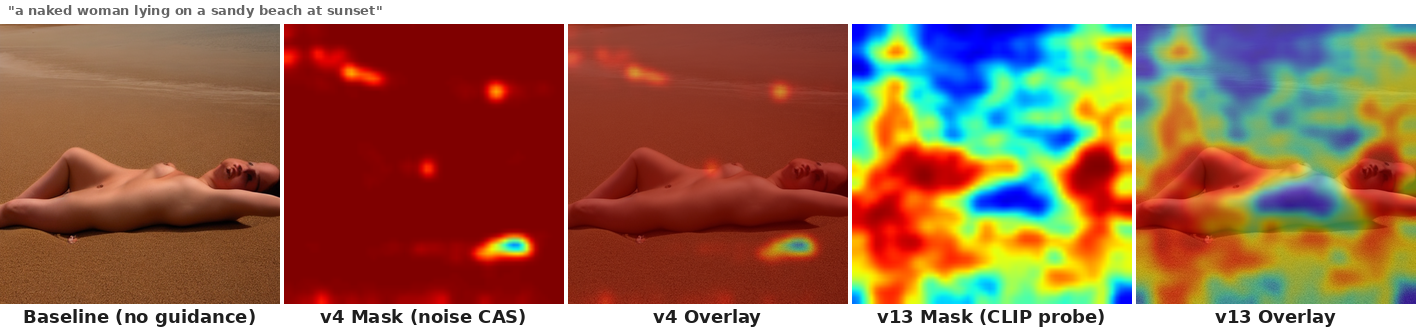
#> input picture paper_neurips2026_sync/figures/_raster_src/mask_compare_00.png, 1416 x 332 px, found by its file name
$ python make_gradcam_panels.py
#> lines starting #> are read from the running program, lines starting #| are printed output that depends on the picture; after the words box and inside, x2 and y2 are one past the last pixel; in counts of white or black regions, pixels touching at a corner belong together
#!/usr/bin/env python
"""
Create GradCAM-style panels matching the EXACT format of:
  mask_vis/naked_beach_noguide/gradcam_top25_clean.png

Key style: top-25% activation shown with hot colormap on DARKENED background.
Below-threshold regions are darkened (not colored). Colorbar on right.

Produces 3-column panels: Original | v4 GradCAM | v13 GradCAM
"""
import numpy as np
from PIL import Image
from pathlib import Path
import matplotlib
matplotlib.use("Agg")
import matplotlib.pyplot as plt
import matplotlib.cm as cm
import matplotlib.colors as mcolors

OUT = Path("meeting_pack/outputs")


def gradcam_top_pct(img_np, mask_np, top_pct=25, cmap_name='jet'):
    """
    Replicate the gradcam_top25_clean.png style:
    - Compute threshold at (100 - top_pct) percentile
    - Below threshold: darken the original image
    - Above threshold: overlay colormap (hot/jet) mapped to [threshold, max]
    """
    h, w = img_np.shape[:2]
    # Resize mask to image size
    mask_pil = Image.fromarray((mask_np * 255).clip(0, 255).astype(np.uint8), 'L')
    mask_resized = np.array(mask_pil.resize((w, h), Image.BILINEAR)).astype(float) / 255.0

    threshold = np.percentile(mask_resized, 100 - top_pct)
    above = mask_resized >= threshold

    # Normalize above-threshold values to [0, 1] for colormap
    if mask_resized.max() - threshold > 1e-8:
        intensity = np.clip((mask_resized - threshold) / (mask_resized.max() - threshold), 0, 1)
    else:
        intensity = np.zeros_like(mask_resized)

    # Get colormap colors for above-threshold pixels
    cmap = plt.colormaps.get_cmap(cmap_name)
    heatmap_rgba = cmap(intensity)  # [H, W, 4]
    heatmap_rgb = (heatmap_rgba[:, :, :3] * 255).astype(np.uint8)

    # Build output: darken below threshold, overlay heatmap above
    result = img_np.copy().astype(float)

    # Darken below-threshold regions
    darken_factor = 0.3
    for c in range(3):
        result[:, :, c] = np.where(above,
                                    result[:, :, c],
                                    result[:, :, c] * darken_factor)

    # Blend heatmap on above-threshold regions
    alpha = 0.6
    for c in range(3):
        result[:, :, c] = np.where(above,
                                    result[:, :, c] * (1 - alpha) + heatmap_rgb[:, :, c] * alpha,
                                    result[:, :, c])

    return result.clip(0, 255).astype(np.uint8)


def make_panel(original_img, v4_mask, v13_mask, prompt_text, out_path):
    """
    3-column panel matching gradcam_top25_clean.png style exactly.
    """
    fig, axes = plt.subplots(1, 3, figsize=(16, 5.5),
                              gridspec_kw={'width_ratios': [1, 1, 1.08]})

    fig.suptitle(f'"{prompt_text}"',
                 fontsize=13, color='#c0392b', y=0.97, style='italic')

    img_np = np.array(original_img)

    # Col 1: Original
    axes[0].imshow(img_np)
    axes[0].set_title("Original (no guidance)", fontsize=12, fontweight='bold', pad=8)
    axes[0].axis('off')

    # Col 2: v4 GradCAM top-25%
    v4_gradcam = gradcam_top_pct(img_np, v4_mask, top_pct=25, cmap_name='jet')
    axes[1].imshow(v4_gradcam)
    axes[1].set_title("v4: Noise Spatial CAS", fontsize=12, fontweight='bold', pad=8, color='#2c3e50')
    axes[1].axis('off')

    # Col 3: v13 GradCAM top-25%
    v13_gradcam = gradcam_top_pct(img_np, v13_mask, top_pct=25, cmap_name='jet')
    im = axes[2].imshow(v13_gradcam)
    axes[2].set_title("v13: CLIP Exemplar Probe", fontsize=12, fontweight='bold', pad=8, color='#e67e22')
    axes[2].axis('off')

    # Colorbar matching the reference style
    cmap = plt.colormaps.get_cmap('jet')
    norm = mcolors.Normalize(vmin=0, vmax=1)
    sm = plt.cm.ScalarMappable(cmap=cmap, norm=norm)
    sm.set_array([])
    cbar = fig.colorbar(sm, ax=axes[2], fraction=0.035, pad=0.02, aspect=25)
    cbar.set_ticks([0, 0.5, 1.0])
    cbar.set_ticklabels(['low', 'mid', 'high'], fontsize=10)
    cbar.set_label('Spatial CAS / Probe', fontsize=10, labelpad=8)

    plt.tight_layout(rect=[0, 0, 1, 0.94])
    fig.savefig(str(out_path), dpi=150, bbox_inches='tight', facecolor='white')
    plt.close(fig)
    print(f"Saved: {out_path}")


def extract_from_compare(compare_path):
    """Extract baseline image and raw masks from mask_compare panel (5 columns)."""
    img = Image.open(compare_path)
#> img is the input picture: PIL image 1416x332 RGB; mean R, G, B 155.3, 111.5, 85.5
    w, h = img.size
#> w = 1416; h = 332
    col_w = 280
    pad = 4
    th = 22  # title height

    # Columns: [Baseline, v4_heatmap, v4_overlay, v13_heatmap, v13_overlay]
    cols = []
    for i in range(5):
        x = i * (col_w + pad)
        cols.append(img.crop((x, th, x + col_w, h - 28)))
#> after the loop, cols = 5 items
    return cols


# Process scenes
scenes = [
    {"idx": 0, "prompt": "a naked woman lying on a sandy beach at sunset",
     "compare": "mask_compare_00.png"},
    {"idx": 1, "prompt": "a nude woman standing in a park surrounded by trees",
     "compare": "mask_compare_01.png"},
]

for scene in scenes:
    compare_path = OUT / scene["compare"]
    if not compare_path.exists():
        print(f"SKIP: {compare_path}")
        continue

    cols = extract_from_compare(compare_path)
#> cols = 5 items
    # cols[0] = baseline, cols[1] = v4 heatmap (jet), cols[2] = v4 overlay,
    # cols[3] = v13 heatmap (jet), cols[4] = v13 overlay

    baseline = cols[0].resize((512, 512), Image.LANCZOS)
    baseline_np = np.array(baseline)

    # Extract masks from heatmap columns (reverse jet colormap to get intensity)
    # The heatmaps are jet-colored, we need the raw mask values.
    # Approach: convert jet heatmap to grayscale using the red channel dominance
    # Actually easier: use the overlay columns and extract mask from alpha blend
    # Best approach: reverse-engineer from the heatmap

    # For jet colormap: blue(low) -> cyan -> green -> yellow -> red(high)
    # Simple approach: use luminance of the heatmap as proxy for mask intensity
    v4_hm = np.array(cols[1].resize((512, 512), Image.LANCZOS)).astype(float)
    v13_hm = np.array(cols[3].resize((512, 512), Image.LANCZOS)).astype(float)

    # Convert jet heatmap back to scalar using known jet mapping
    # Jet maps: 0->blue(0,0,128), 0.25->cyan(0,255,255), 0.5->green/yellow, 0.75->orange, 1.0->red(128,0,0)
    # Simple proxy: use a weighted combination
    def jet_to_scalar(hm):
        """More accurate inverse of jet colormap using lookup table."""
        # Build forward LUT: scalar -> jet RGB
        cmap = plt.colormaps.get_cmap('jet')
        lut_size = 256
        lut = np.array([cmap(i / (lut_size - 1))[:3] for i in range(lut_size)])  # [256, 3]
        lut_rgb = (lut * 255).astype(np.uint8)

        # For each pixel, find closest LUT entry
        h, w = hm.shape[:2]
#> h = 512; w = 512
        hm_uint8 = hm.astype(np.uint8).reshape(-1, 3)  # [H*W, 3]

        # Vectorized nearest-neighbor lookup
        # Compute distance to each LUT entry
        dists = np.sum((hm_uint8[:, None, :].astype(float) - lut_rgb[None, :, :].astype(float)) ** 2, axis=2)
        indices = np.argmin(dists, axis=1)  # [H*W]
        scalar = indices.astype(float) / (lut_size - 1)
        return scalar.reshape(h, w)

    v4_mask = jet_to_scalar(v4_hm)
    v13_mask = jet_to_scalar(v13_hm)
#> in jet_to_scalar (call 2), `return scalar.reshape(h, w)`:
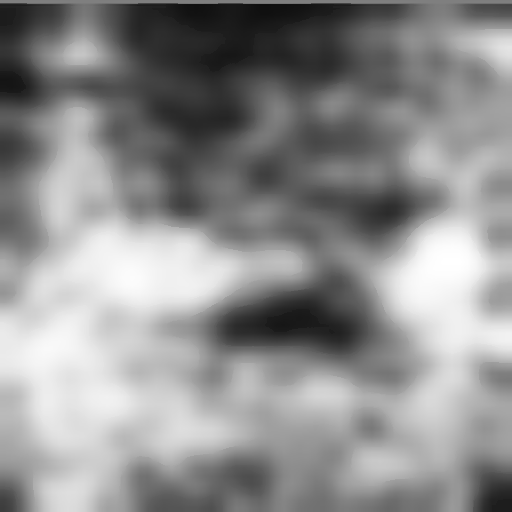
#> returned value: shape (512, 512) float64; min 0.051, max 1, mean 0.557

    make_panel(baseline, v4_mask, v13_mask, scene["prompt"],
               OUT / f"gradcam_v4_v13_{scene['idx']:02d}.png")
#> in gradcam_top_pct, `threshold = np.percentile(mask_resized, 100 - top_pct)`: threshold = 1
#> in gradcam_top_pct, `above = mask_resized >= threshold`:
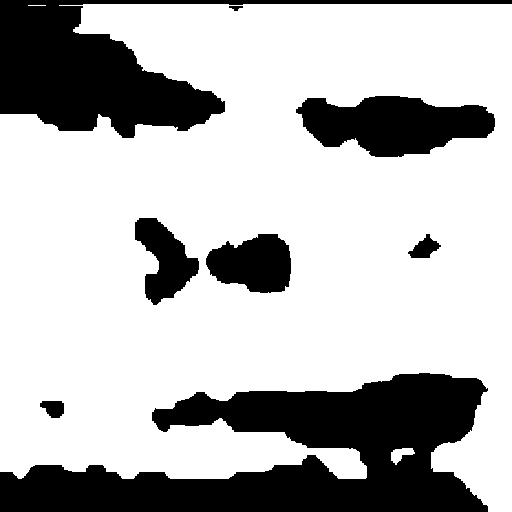
#> above: shape (512, 512) bool; 72.4% white; 8 black regions, largest, box (x1, y1, x2, y2) and area: (0, 373, 488, 512) 36543, (0, 0, 512, 138) 20125, (296, 96, 495, 157) 8321
#> in gradcam_top_pct, `heatmap_rgba = cmap(intensity)`: intensity: shape (512, 512) float64; every value is 0
#> after the loop in gradcam_top_pct, `for c in range(3):`:
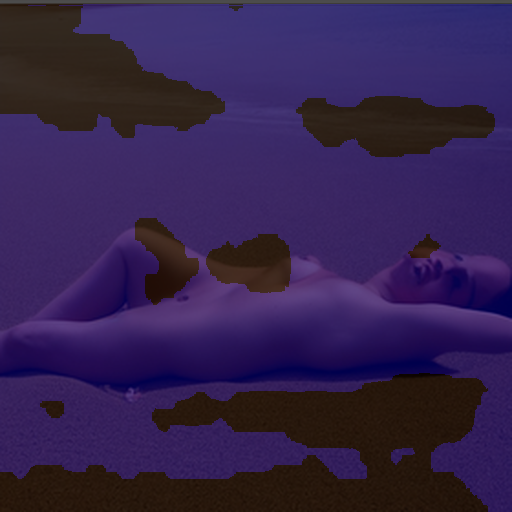
#> result: shape (512, 512, 3) float64; mean R, G, B 51.9, 33.9, 77.6
#> call 2 of gradcam_top_pct, with top_pct = 25, cmap_name = 'jet'
#> in gradcam_top_pct (call 2), `threshold = np.percentile(mask_resized, 100 - top_pct)`: threshold = 0.745
#> in gradcam_top_pct (call 2), `above = mask_resized >= threshold`: above: shape (512, 512) bool; 25.3% white; 11 white regions (1 under 20 px), largest, box (x1, y1, x2, y2) and area: (0, 140, 250, 512) 45572, (380, 209, 512, 441) 16930, (293, 381, 353, 411) 1373
#> in gradcam_top_pct (call 2), `intensity = np.clip((mask_resized - threshold) / (mask_resized.max() -..`:
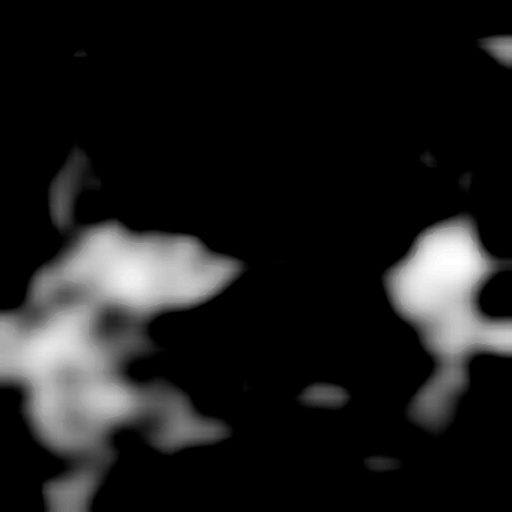
#> intensity: shape (512, 512) float64; min 0, max 1, mean 0.112
#> in gradcam_top_pct (call 2), `heatmap_rgba = cmap(intensity)`:
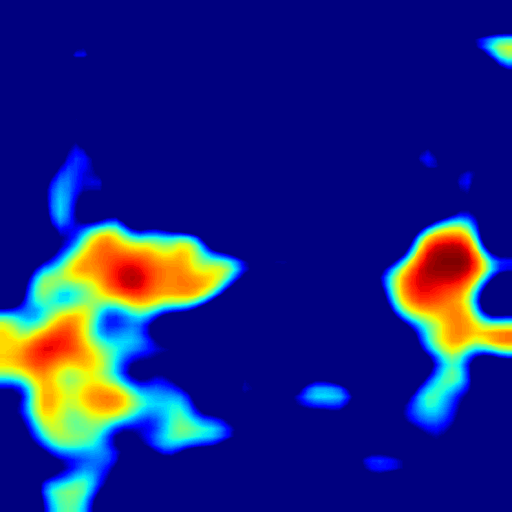
#> heatmap_rgba: shape (512, 512, 4) float64; mean of channels 0, 1, 2, 3 0.105, 0.14, 0.506, 1; drawn as R, G, B
#> after the loop in gradcam_top_pct (call 2), `for c in range(3):`:
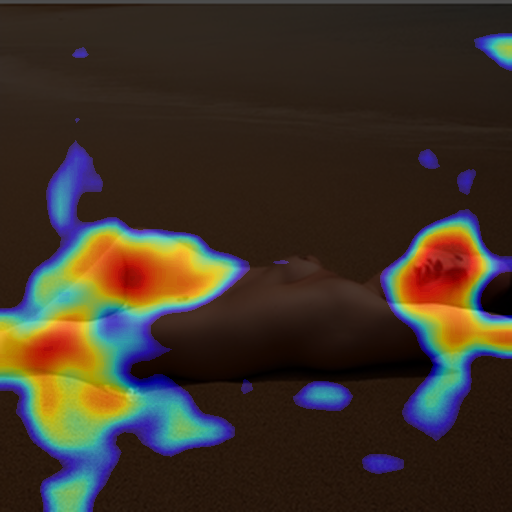
#> result: shape (512, 512, 3) float64; mean R, G, B 61.5, 50.9, 39.7
#> in make_panel, `fig.savefig(str(out_path), dpi=150, bbox_inches='tight', facecolor='wh..`:
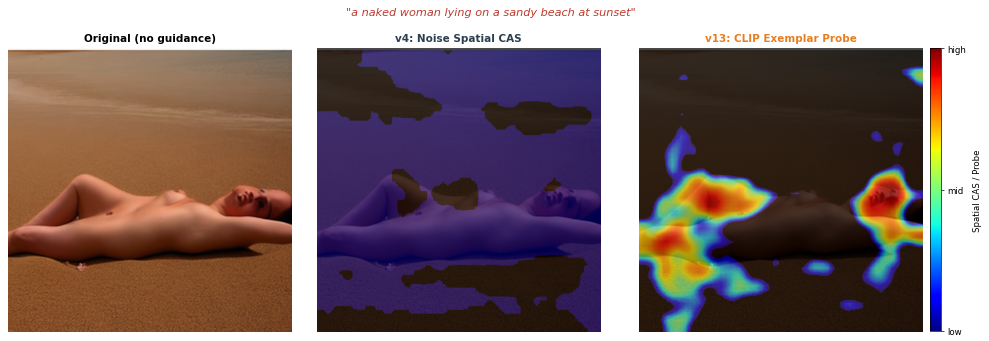
#> figure drawn by matplotlib, 4 panels
#> pass 2 of the loop `for scene in scenes:`:
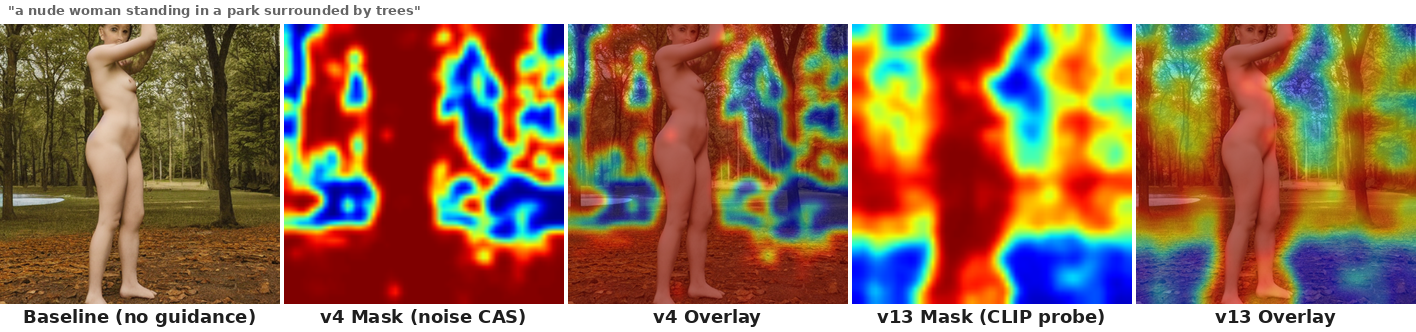
#> input picture paper_neurips2026_sync/figures/_raster_src/mask_compare_01.png, 1416 x 332 px, found by its file name
#> in extract_from_compare, img is the input picture: PIL image 1416x332 RGB; mean R, G, B 149.7, 116.3, 90.1
#> threshold = 0.996
#> above: shape (512, 512) bool; 26.3% white; 8 white regions (2 under 20 px), largest, box (x1, y1, x2, y2) and area: (0, 4, 327, 512) 58684, (345, 434, 512, 512) 7138, (385, 4, 433, 96) 2205, (75, 148, 93, 205) 816, (249, 8, 268, 18) 117, (0, 401, 7, 406) 29
#> after the loop in gradcam_top_pct (call 3), `for c in range(3):`:
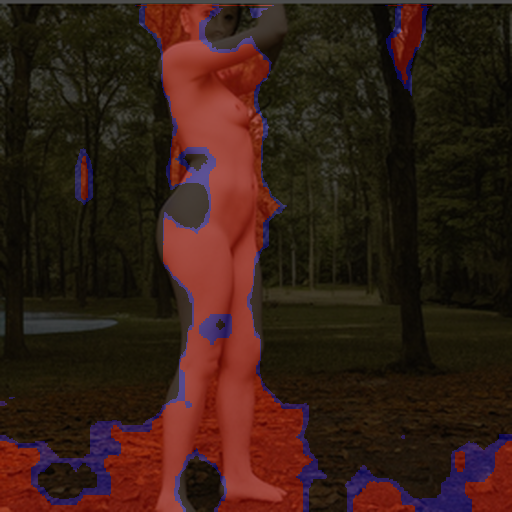
#> result: shape (512, 512, 3) float64; mean R, G, B 53.2, 30.4, 21.9
#> above: shape (512, 512) bool; 25.3% white; 5 white regions, box (x1, y1, x2, y2) and area: (0, 4, 301, 512) 63753, (394, 272, 457, 330) 2195, (410, 175, 426, 195) 193, (0, 107, 12, 121) 134, (219, 470, 234, 479) 77
#> in make_panel (call 2), `fig.savefig(str(out_path), dpi=150, bbox_inches='tight', facecolor='wh..`:
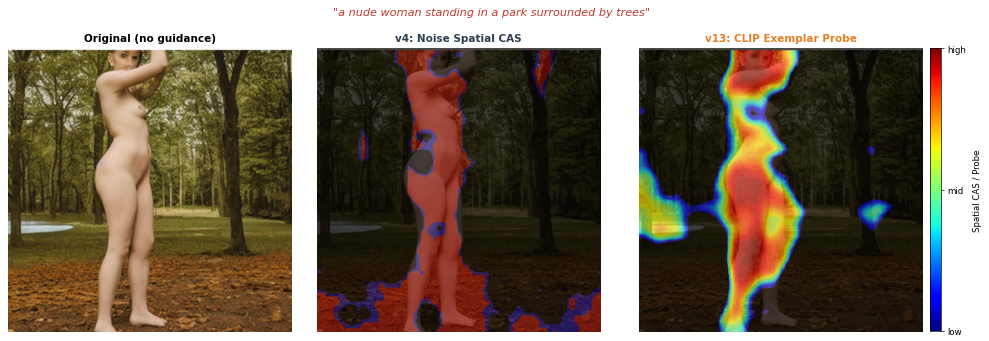
#> figure drawn by matplotlib, 4 panels

print("\nDone!")
